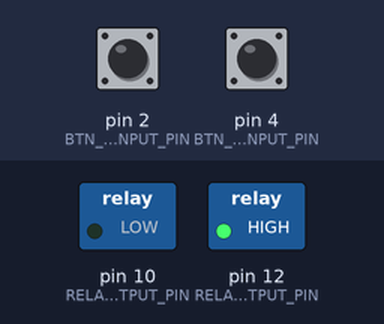
The sketch below on a simulated Arduino Uno, built with avr-gcc and run on an emulated ATmega328P. On the bench: switched loads named in the sketch (green lamp = pin HIGH). Inputs (shaded band) come from the test bench; at power-on: pin 2 (BTN_OPEN_INPUT_PIN) LOW, pin 4 (BTN_CLOSE_INPUT_PIN) HIGH.

Above: at 1.2 s.
1.3 s: pin 2 (BTN_OPEN_INPUT_PIN) pulled HIGH for 0.15 s
At 1.4 s:
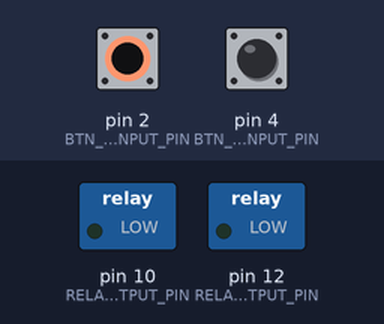
3.0 s: pin 2 (BTN_OPEN_INPUT_PIN) pulled HIGH for 3.2 s
At 7.4 s:
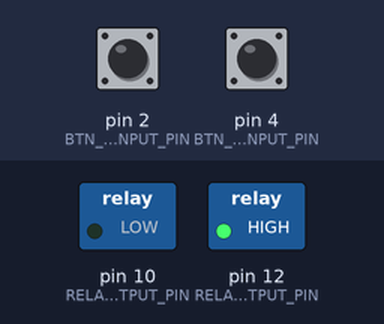
7.7 s: pin 4 (BTN_CLOSE_INPUT_PIN) pulled LOW for 3.2 s
At 8.7 s:
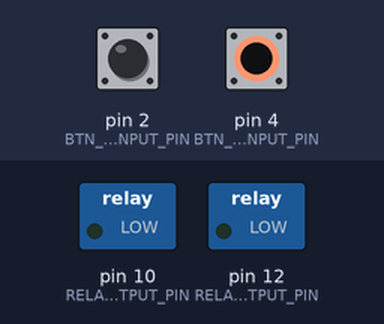
12.4 s: pin 2 (BTN_OPEN_INPUT_PIN) driven HIGH and pin 4 (BTN_CLOSE_INPUT_PIN) driven LOW
At 13.5 s:
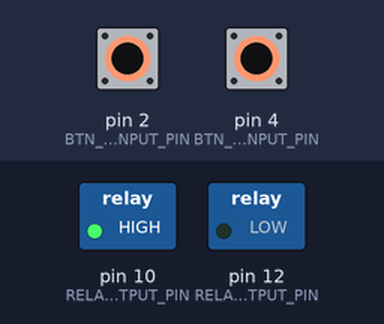
Timing chart, 0 to 14.9 s (numbered marks = the images above; inputs shaded):
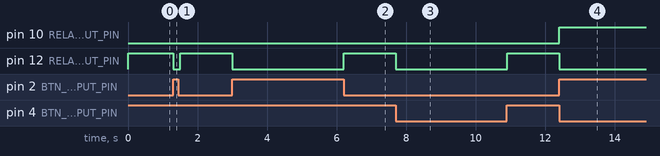

Measured:
- after the input at 1.3 s, pin 12 (RELAY_CLOSE_OUTPUT_PIN): HIGH → LOW at once, → HIGH 0.20 s later
- after the input at 3.0 s, pin 12 (RELAY_CLOSE_OUTPUT_PIN): HIGH → LOW at once, → HIGH 3.2 s later
- after the input at 7.7 s, pin 12 (RELAY_CLOSE_OUTPUT_PIN): HIGH → LOW at once, → HIGH 3.2 s later
- after the input at 12.4 s, pin 10 (RELAY_OPEN_OUTPUT_PIN): LOW → HIGH at once; pin 12 (RELAY_CLOSE_OUTPUT_PIN): HIGH → LOW at once

The sketch:

relay.ino
```cpp
const int  BTN_OPEN_INPUT_PIN  = 2; // D2;
const int  BTN_CLOSE_INPUT_PIN  = 4; //D4;
const int  RELAY_OPEN_OUTPUT_PIN  = 10; //D10;
const int  RELAY_CLOSE_OUTPUT_PIN  = 12; //D12;


void setup()
{
    pinMode(BTN_OPEN_INPUT_PIN, INPUT);
    pinMode(BTN_CLOSE_INPUT_PIN, INPUT);
    pinMode(RELAY_OPEN_OUTPUT_PIN, OUTPUT);
    pinMode(RELAY_CLOSE_OUTPUT_PIN, OUTPUT);

}

void loop()
{
    if (digitalRead(BTN_OPEN_INPUT_PIN) == HIGH && digitalRead(BTN_CLOSE_INPUT_PIN) == LOW) // Extend actuator
    {
        digitalWrite(RELAY_OPEN_OUTPUT_PIN, HIGH);
        digitalWrite(RELAY_CLOSE_OUTPUT_PIN, LOW);
    } else if (digitalRead(BTN_OPEN_INPUT_PIN) == LOW && digitalRead(BTN_CLOSE_INPUT_PIN) == HIGH) { // Retract actuator
        digitalWrite(RELAY_OPEN_OUTPUT_PIN, LOW);
        digitalWrite(RELAY_CLOSE_OUTPUT_PIN, HIGH);
    } else {
      // both buttons are pressed or unpressed at the same time -> don't switch any relay.
      // NOTE: we don't want to switch both relays when both buttons are pressed to avoid a short-circuit
        digitalWrite(RELAY_OPEN_OUTPUT_PIN, LOW);
        digitalWrite(RELAY_CLOSE_OUTPUT_PIN, LOW);
    }
    delay(100);
}
```
